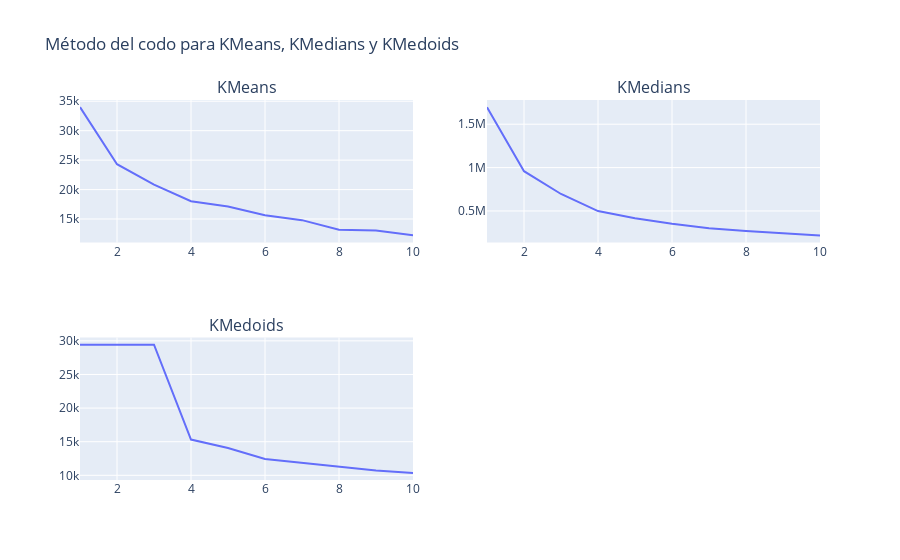

The notebook cell saved with this chart:
### Code cell
# Calcular la inercia para kmeans
distortions_kmeans = elbow_method_kmeans(X_kmeans)

# Calcular la inercia para kmedians
distortions_kmedians = elbow_method_kmedians(X_kmedians)

# Calcular la inercia para kmedoids
distortions_kmedoids = elbow_method_kmedoids(X_kmedoids)

# graficar la inercia para kmeans, kmedians y kmedoids con subplots
fig = px.line(x=range(1, 11), y=distortions_kmeans, title="Método del codo para KMeans")
fig.update_layout(title="Método del codo para KMeans")

fig2 = px.line(x=range(1, 11), y=distortions_kmedians, title="Método del codo para KMedians")
fig2.update_layout(title="Método del codo para KMedians")

fig3 = px.line(x=range(1, 11), y=distortions_kmedoids, title="Método del codo para KMedoids")
fig3.update_layout(title="Método del codo para KMedoids")

figf = make_subplots(rows=2, cols=2, subplot_titles=("KMeans", "KMedians", "KMedoids"))
figf.add_trace(fig2['data'][0], row=1, col=1)
figf.add_trace(fig['data'][0], row=1, col=2)
figf.add_trace(fig3['data'][0], row=2, col=1)

figf.update_layout(title="Método del codo para KMeans, KMedians y KMedoids")
figf.show()

### Figure 1 — Plotly figure (JSON) as saved in the notebook; plotly's stock layout.template omitted (floating-point values rounded to 4 significant figures)
{"data": [{"hovertemplate": "x=%{x}<br>y=%{y}<extra></extra>", "legendgroup": "", "line": {"color": "#636efa", "dash": "solid"}, "marker": {"symbol": "circle"}, "mode": "lines", "name": "", "orientation": "v", "showlegend": false, "type": "scatter", "x": [1, 2, 3, 4, 5, 6, 7, 8, 9, 10], "xaxis": "x", "y": [33999, 24307, 20853, 18029, 17120, 15653, 14812, 13184, 13043, 12225], "yaxis": "y"}, {"hovertemplate": "x=%{x}<br>y=%{y}<extra></extra>", "legendgroup": "", "line": {"color": "#636efa", "dash": "solid"}, "marker": {"symbol": "circle"}, "mode": "lines", "name": "", "orientation": "v", "showlegend": false, "type": "scatter", "x": [1, 2, 3, 4, 5, 6, 7, 8, 9, 10], "xaxis": "x2", "y": [1697000.0, 958500.0, 695600.0, 498600.0, 416000.0, 353500.0, 300700.0, 267400.0, 243300.0, 218300.0], "yaxis": "y2"}, {"hovertemplate": "x=%{x}<br>y=%{y}<extra></extra>", "legendgroup": "", "line": {"color": "#636efa", "dash": "solid"}, "marker": {"symbol": "circle"}, "mode": "lines", "name": "", "orientation": "v", "showlegend": false, "type": "scatter", "x": [1, 2, 3, 4, 5, 6, 7, 8, 9, 10], "xaxis": "x3", "y": [29440.0, 29440.0, 29440.0, 15320.0, 14050.0, 12420.0, 11810.0, 11240.0, 10710.0, 10360.0], "yaxis": "y3"}], "layout": {"annotations": [{"font": {"size": 16}, "showarrow": false, "text": "KMeans", "x": 0.225, "xanchor": "center", "xref": "paper", "y": 1, "yanchor": "bottom", "yref": "paper"}, {"font": {"size": 16}, "showarrow": false, "text": "KMedians", "x": 0.775, "xanchor": "center", "xref": "paper", "y": 1, "yanchor": "bottom", "yref": "paper"}, {"font": {"size": 16}, "showarrow": false, "text": "KMedoids", "x": 0.225, "xanchor": "center", "xref": "paper", "y": 0.375, "yanchor": "bottom", "yref": "paper"}], "title": {"text": "Método del codo para KMeans, KMedians y KMedoids"}, "xaxis": {"anchor": "y", "domain": [0, 0.45]}, "xaxis2": {"anchor": "y2", "domain": [0.55, 1]}, "xaxis3": {"anchor": "y3", "domain": [0, 0.45]}, "xaxis4": {"anchor": "y4", "domain": [0.55, 1]}, "yaxis": {"anchor": "x", "domain": [0.625, 1]}, "yaxis2": {"anchor": "x2", "domain": [0.625, 1]}, "yaxis3": {"anchor": "x3", "domain": [0, 0.375]}, "yaxis4": {"anchor": "x4", "domain": [0, 0.375]}}}
